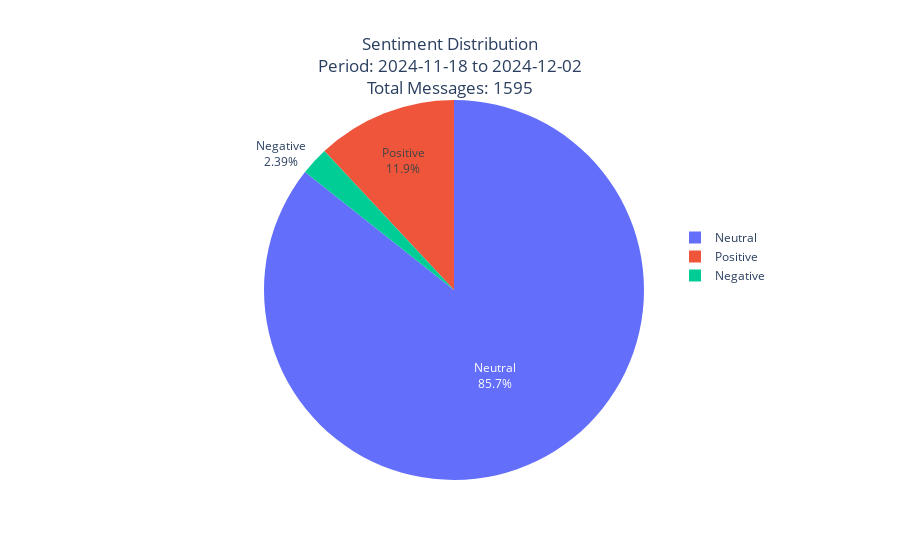

The notebook cell saved with this chart:
### Code cell
def range_of_messages(start_date, end_date):
    try:
        
        # Show loading indicator
        show_loading()
        # Clear previous output
        clear_output(wait=True)
        
        # Redisplay the date pickers
        display(widgets.HBox([start_date_picker, end_date_picker]))
        
        # Convert dates to timestamps and set time components
        start_date = pd.Timestamp(start_date).replace(hour=0, minute=0, second=0)
        end_date = pd.Timestamp(end_date).replace(hour=23, minute=59, second=59)
        
        # Filter data
        mask = (df.index >= start_date) & (df.index <= end_date)
        stat_df = df[mask]
        
        if len(stat_df) == 0:
            print("No data available for selected date range")
            return
        
        sentiment_avg = {
            'Positive': stat_df['positive_score'].mean(),
            'Negative': stat_df['negative_score'].mean(),
            'Neutral': stat_df['neutral_score'].mean()
        }
        
        # Create DataFrame for plotting
        plot_df = pd.DataFrame({
            'Sentiment': list(sentiment_avg.keys()),
            'Value': list(sentiment_avg.values())
        })
        
        # Add number of messages information
        message_count = len(stat_df)
        date_range_str = f'{start_date.date()} to {end_date.date()}'
        title = f'Sentiment Distribution<br>Period: {date_range_str}<br>Total Messages: {message_count}'
        
        fig = px.pie(
            plot_df,
            values='Value',
            names='Sentiment',
            title=title
        )
        
        fig.update_traces(textinfo='percent+label')
        fig.update_layout(
            title_x=0.5,  # Center the title
            showlegend=True,
            legend=dict(
                orientation="v",
                yanchor="bottom",
                y=0.5,
                xanchor="right",
                x=1.
            )
        )
        
        fig.show()
        
    except Exception as e:
        print(f"An error occurred: {str(e)}")
        print(f"Debug info: start_date={start_date}, end_date={end_date}")
        print(f"DataFrame date range: {df.index.min()} to {df.index.max()}")

# Create date pickers with default values from the DataFrame
default_start = df.index.min().date()
default_end = df.index.max().date()

start_date_picker = widgets.DatePicker(
    value=default_start,
    description='Start Date',
    style={'description_width': 'initial'}
)

end_date_picker = widgets.DatePicker(
    value=default_end,
    description='End Date',
    style={'description_width': 'initial'}
)

def on_date_change(change):
    if start_date_picker.value and end_date_picker.value:
        range_of_messages(start_date_picker.value, end_date_picker.value)

# Attach listeners
start_date_picker.observe(on_date_change, names='value')
end_date_picker.observe(on_date_change, names='value')

# Display widgets and initial chart
print(f"Data available from {default_start} to {default_end}")
display(widgets.HBox([start_date_picker, end_date_picker]))
range_of_messages(default_start, default_end)

### Figure 1 — Plotly figure (JSON) as saved in the notebook; plotly's stock layout.template omitted (floating-point values rounded to 4 significant figures)
{"data": [{"domain": {"x": [0, 1], "y": [0, 1]}, "hovertemplate": "Sentiment=%{label}<br>Value=%{value}<extra></extra>", "labels": ["Positive", "Negative", "Neutral"], "legendgroup": "", "name": "", "showlegend": true, "textinfo": "percent+label", "type": "pie", "values": [0.1167, 0.02339, 0.8367]}], "layout": {"legend": {"orientation": "v", "tracegroupgap": 0, "x": 1, "xanchor": "right", "y": 0.5, "yanchor": "bottom"}, "showlegend": true, "title": {"text": "Sentiment Distribution<br>Period: 2024-11-18 to 2024-12-02<br>Total Messages: 1595", "x": 0.5}}}
